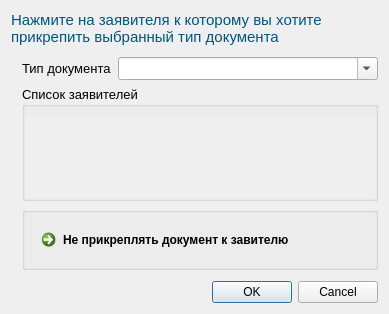
<?xml version="1.0" encoding="UTF-8"?>
<ui version="4.0">
 <class>Dialog_ClientDocsCreate</class>
 <widget class="QDialog" name="Dialog_ClientDocsCreate">
  <property name="geometry">
   <rect>
    <x>0</x>
    <y>0</y>
    <width>389</width>
    <height>314</height>
   </rect>
  </property>
  <property name="windowTitle">
   <string>Dialog</string>
  </property>
  <layout class="QGridLayout" name="gridLayout">
   <item row="3" column="1">
    <widget class="QGroupBox" name="gBox_Clients">
     <property name="font">
      <font>
       <pointsize>10</pointsize>
      </font>
     </property>
     <property name="title">
      <string>Список заявителей</string>
     </property>
     <property name="flat">
      <bool>true</bool>
     </property>
     <layout class="QVBoxLayout" name="vL_Clients">
      <property name="leftMargin">
       <number>0</number>
      </property>
      <property name="rightMargin">
       <number>0</number>
      </property>
      <property name="bottomMargin">
       <number>0</number>
      </property>
      <item>
       <widget class="QScrollArea" name="scrollArea">
        <property name="frameShape">
         <enum>QFrame::NoFrame</enum>
        </property>
        <property name="widgetResizable">
         <bool>true</bool>
        </property>
        <widget class="QWidget" name="scrollAreaWidgetContents">
         <property name="geometry">
          <rect>
           <x>0</x>
           <y>0</y>
           <width>358</width>
           <height>82</height>
          </rect>
         </property>
         <layout class="QVBoxLayout" name="verticalLayout_2">
          <item>
           <spacer name="verticalSpacer_3">
            <property name="orientation">
             <enum>Qt::Vertical</enum>
            </property>
            <property name="sizeHint" stdset="0">
             <size>
              <width>20</width>
              <height>40</height>
             </size>
            </property>
           </spacer>
          </item>
         </layout>
        </widget>
       </widget>
      </item>
     </layout>
    </widget>
   </item>
   <item row="2" column="1">
    <widget class="QWidget" name="widget" native="true">
     <property name="sizePolicy">
      <sizepolicy hsizetype="Preferred" vsizetype="Fixed">
       <horstretch>0</horstretch>
       <verstretch>0</verstretch>
      </sizepolicy>
     </property>
     <layout class="QHBoxLayout" name="horizontalLayout">
      <property name="leftMargin">
       <number>0</number>
      </property>
      <property name="topMargin">
       <number>0</number>
      </property>
      <property name="rightMargin">
       <number>0</number>
      </property>
      <property name="bottomMargin">
       <number>0</number>
      </property>
      <item>
       <widget class="QLabel" name="label">
        <property name="sizePolicy">
         <sizepolicy hsizetype="Fixed" vsizetype="Preferred">
          <horstretch>0</horstretch>
          <verstretch>0</verstretch>
         </sizepolicy>
        </property>
        <property name="font">
         <font>
          <pointsize>10</pointsize>
         </font>
        </property>
        <property name="text">
         <string>Тип документа</string>
        </property>
       </widget>
      </item>
      <item>
       <widget class="QComboBox" name="cBox_Doctype">
        <property name="font">
         <font>
          <pointsize>10</pointsize>
         </font>
        </property>
        <property name="editable">
         <bool>true</bool>
        </property>
       </widget>
      </item>
     </layout>
    </widget>
   </item>
   <item row="1" column="1">
    <spacer name="verticalSpacer">
     <property name="orientation">
      <enum>Qt::Vertical</enum>
     </property>
     <property name="sizeType">
      <enum>QSizePolicy::Fixed</enum>
     </property>
     <property name="sizeHint" stdset="0">
      <size>
       <width>5</width>
       <height>5</height>
      </size>
     </property>
    </spacer>
   </item>
   <item row="1" column="0">
    <spacer name="horizontalSpacer">
     <property name="orientation">
      <enum>Qt::Horizontal</enum>
     </property>
     <property name="sizeType">
      <enum>QSizePolicy::Fixed</enum>
     </property>
     <property name="sizeHint" stdset="0">
      <size>
       <width>5</width>
       <height>5</height>
      </size>
     </property>
    </spacer>
   </item>
   <item row="0" column="0" colspan="2">
    <widget class="QLabel" name="label_2">
     <property name="sizePolicy">
      <sizepolicy hsizetype="Preferred" vsizetype="Fixed">
       <horstretch>0</horstretch>
       <verstretch>0</verstretch>
      </sizepolicy>
     </property>
     <property name="font">
      <font>
       <pointsize>11</pointsize>
      </font>
     </property>
     <property name="styleSheet">
      <string notr="true">color: rgb(0, 85, 127)</string>
     </property>
     <property name="text">
      <string>Нажмите на заявителя к которому вы хотите прикрепить выбранный тип документа</string>
     </property>
     <property name="wordWrap">
      <bool>true</bool>
     </property>
    </widget>
   </item>
   <item row="6" column="0" colspan="2">
    <widget class="QDialogButtonBox" name="buttonBox">
     <property name="standardButtons">
      <set>QDialogButtonBox::Cancel|QDialogButtonBox::Ok</set>
     </property>
    </widget>
   </item>
   <item row="4" column="1">
    <widget class="QGroupBox" name="groupBox">
     <property name="sizePolicy">
      <sizepolicy hsizetype="Preferred" vsizetype="Fixed">
       <horstretch>0</horstretch>
       <verstretch>0</verstretch>
      </sizepolicy>
     </property>
     <property name="title">
      <string/>
     </property>
     <property name="flat">
      <bool>true</bool>
     </property>
     <layout class="QVBoxLayout" name="verticalLayout">
      <item>
       <widget class="QCommandLinkButton" name="commandLinkButton">
        <property name="text">
         <string>Не прикреплять документ к завителю</string>
        </property>
       </widget>
      </item>
     </layout>
    </widget>
   </item>
   <item row="5" column="0">
    <spacer name="verticalSpacer_2">
     <property name="orientation">
      <enum>Qt::Vertical</enum>
     </property>
     <property name="sizeType">
      <enum>QSizePolicy::Fixed</enum>
     </property>
     <property name="sizeHint" stdset="0">
      <size>
       <width>5</width>
       <height>5</height>
      </size>
     </property>
    </spacer>
   </item>
  </layout>
 </widget>
 <resources/>
 <connections>
  <connection>
   <sender>buttonBox</sender>
   <signal>accepted()</signal>
   <receiver>Dialog_ClientDocsCreate</receiver>
   <slot>clientAccepted()</slot>
   <hints>
    <hint type="sourcelabel">
     <x>194</x>
     <y>293</y>
    </hint>
    <hint type="destinationlabel">
     <x>194</x>
     <y>156</y>
    </hint>
   </hints>
  </connection>
  <connection>
   <sender>buttonBox</sender>
   <signal>rejected()</signal>
   <receiver>Dialog_ClientDocsCreate</receiver>
   <slot>reject()</slot>
   <hints>
    <hint type="sourcelabel">
     <x>194</x>
     <y>293</y>
    </hint>
    <hint type="destinationlabel">
     <x>194</x>
     <y>156</y>
    </hint>
   </hints>
  </connection>
 </connections>
 <slots>
  <slot>clientAccepted()</slot>
 </slots>
</ui>
